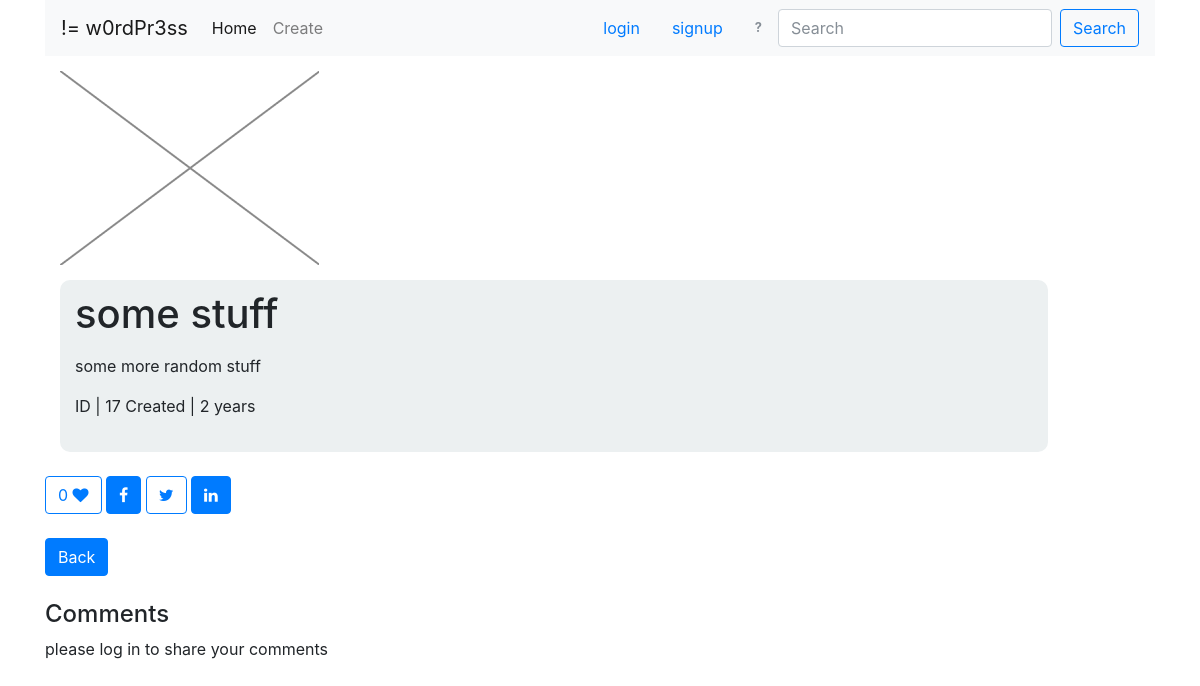
The page /posts/detail/some-stuff/ on the database its author committed.
### posts/models.py (models this page shows, shortened)
class Post(models.Model):
	title = models.CharField(max_length=255)
	author = models.ForeignKey(User, default=1)
	slug = models.SlugField(unique=True)
	content = models.TextField()
	updated = models.DateTimeField(auto_now=True)
	draft = models.BooleanField(default=False)
	publish_date = models.DateTimeField(auto_now=False, auto_now_add=False)
	timestamp = models.DateTimeField(auto_now_add=True)
	img = models.ImageField(null=True, blank=True, upload_to="post_images")
	class Meta:
		ordering = ['id']

### posts/views.py (the view)
# urls.py: url(r'^detail/(?P<post_slug>[-\w]+)/$', views.post_detail, name="detail"),
def post_detail(request, post_slug):
	item = get_object_or_404(Post, slug=post_slug)
	if not request.user.is_staff:
		if item.draft or item.publish_date > timezone.now():
			raise Http404
	liked = False
	if request.user.is_authenticated():
		if Like.objects.filter(post=item, user=request.user).exists():
			liked = True
		else:
			liked = False
	like_count = item.like_set.count()
	context = {
		"items": item,
		"share_string": quote(item.content),
		"liked": liked,
		"like_count": like_count,
	}
	return render(request, "detail.html", context)

### posts/templatetags/urlify.py (called while the page is built)
@register.filter
def urlify(value):
	return quote(value)

### posts/templates/detail.html (shortened to what this page needs)
{% extends "base.html" %}
{% load urlify %}
{% block content %}
<div class="col-11">
	{% if items.img %}
        <img src="{{items.img.url}}" alt="" class="detail-img-max-width">
    {% endif %}
<div class="detail-content">
	<h1>{{items.title}}</h1>
	<p>{{items.content|linebreaks}}</p>
	ID | {{items.id}}
	Created | {{items.timestamp|timesince}}
	<br>
	<br>
</div>
</div>
<br>
<div >
<div class="btn btn-outline-primary" {% if request.user.is_authenticated %} onclick="ajax_like()" {% endif %}>
	<span id="likes_count">{{like_count}}</span>
	<span><i id="heart" class="fa fa-heart {% if liked %}text-danger{% endif %}" aria-hidden="true"></i></span>
</div>
<a class="btn btn-primary" href="https://www.facebook.com/sharer/sharer.php?u={{request.build_absolute_uri}}">
<i class="fa fa-facebook" aria-hidden="true"></i>
</a>
<a class="btn btn-outline-primary" href="https://twitter.com/home?status={{item.content|truncatechars:140|urlify}}%20{{request.build_absolute_uri}}">
<i class="fa fa-twitter" aria-hidden="true"></i>
</a>
<a class="btn btn-primary" href="https://www.linkedin.com/shareArticle?mini=true&url={{request.build_absolute_uri}}&title={{items.title|urlify}}&summary={{items.content|urlify}}&source={{request.build_absolute_uri}}">
<i class="fa fa-linkedin" aria-hidden="true"></i>
</a>
<br><br>
<input type="button" class="btn btn-primary" value="Back" onclick="goBack()">
<br>
</div>
{% include "comments.html" %}
{% endblock content %}

### posts/static/css/base.css (style rules this page uses)
.detail-img-max-width { max-width: 100%; margin-bottom: 15px; }
.detail-content { background-color: #ecf0f1; padding: 10px 15px; border-radius: 10px; }

### rows shown on the page
Post: img (picture), title "some stuff", content "some more random stuff", id "17", timestamp "2 years"

### other values the page prints
{{ like_count }} "0"
